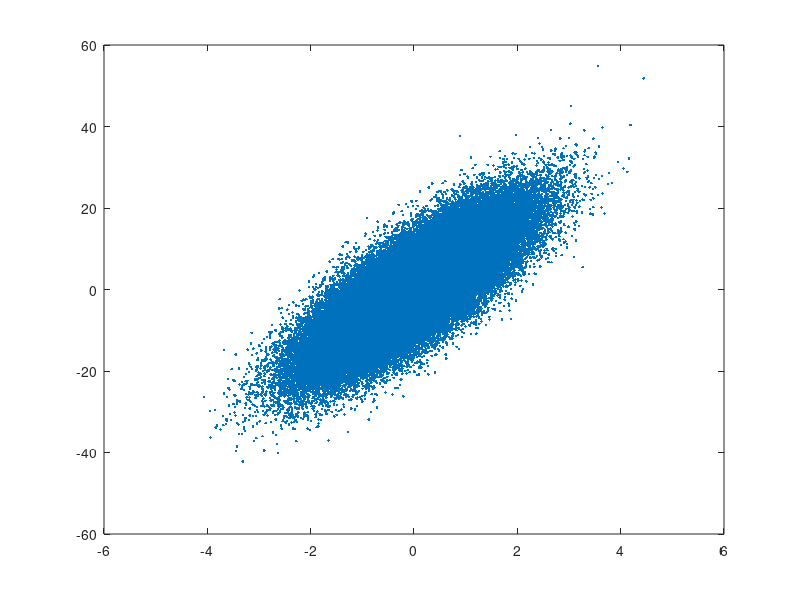
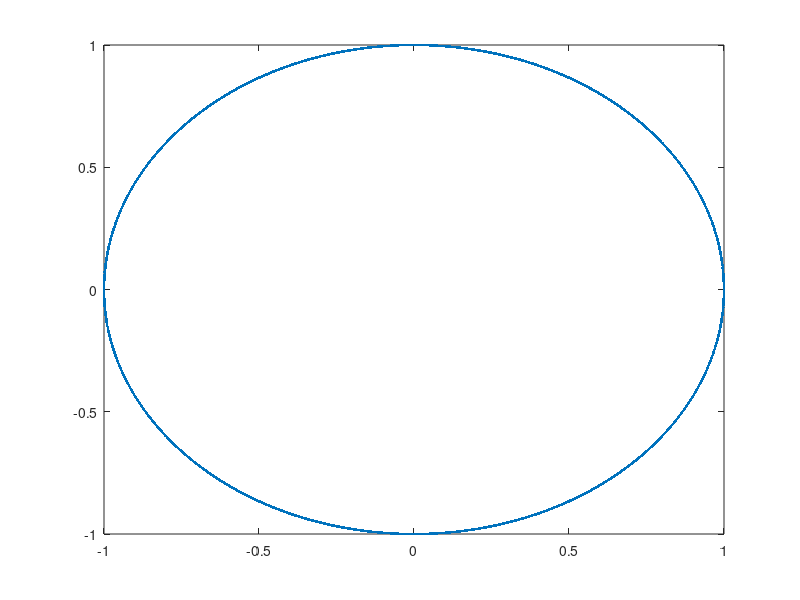
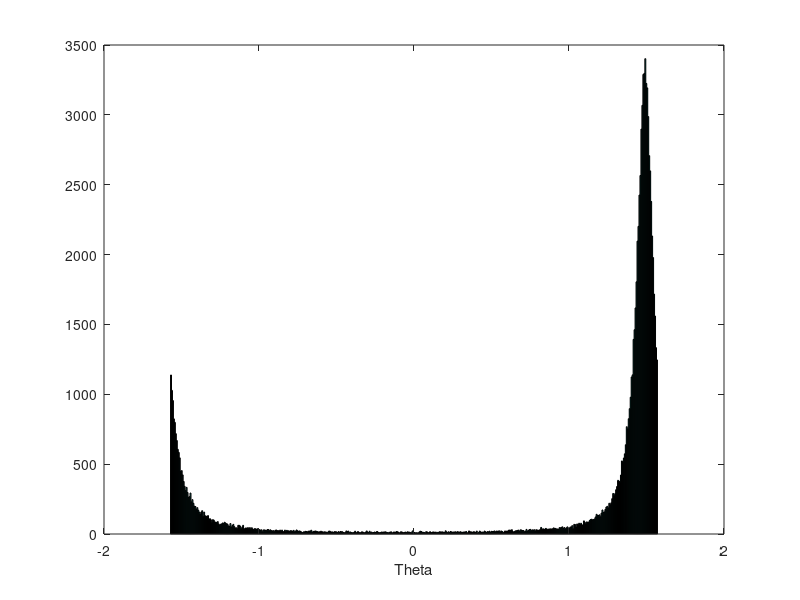
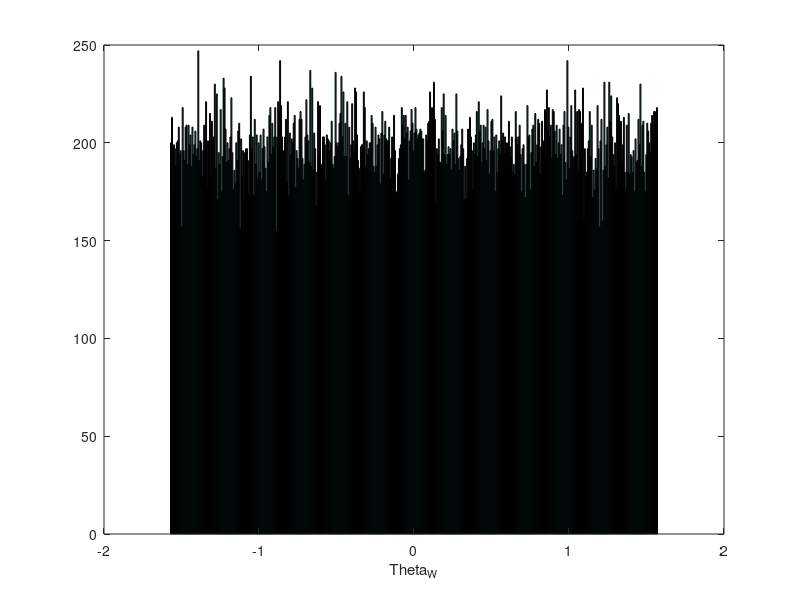

These figures' MATLAB source, in order:
% Compute density of Normalized Gaussian vector 
Sigma= [1 8; 8 100];
n = 100000;

[Z, T] = mvnrnd([0, 0]' , Sigma, n);

figure; plot(Z(:,1), Z(:,2), '.');

Z_norm = sqrt(sum(Z.^2, 2));

Z_u = Z ./ repmat(Z_norm, 1, 2);
figure; plot(Z_u(:,1), Z_u(:,2), '.');

Sigma_empir = cov(Z)
Sigma_u_empir = cov(Z_u)

[U, Lambda] = eig(Sigma)
[U_empir, Lambda_empir] = eig(Sigma_empir)

[U_u_empir, Lambda_u_empir] = eig(Sigma_u_empir)


W = ( inv(sqrt(Lambda)) * U' * Z')'

W_u = ( inv(sqrt(Lambda_u_empir)) * U_u_empir' * Z_u')'

cov(W_u)

Theta = atan(Z(:,2) ./  Z(:,1)); figure; hist(Theta, 500); xlabel('Theta'); 
Theta_W = atan(W(:,2) ./  W(:,1)); figure; hist(Theta_W, 500); xlabel('Theta_W'); 
Theta_u = atan(Z_u(:,2) ./  Z_u(:,1)); figure; hist(Theta_u, 500); xlabel('Theta_u'); 
Theta_W_u = atan(W_u(:,2) ./  W_u(:,1)); figure; hist(Theta_W_u, 500); xlabel('Theta_W_u'); 

[Z_s] = mvnrnd([0, 0]' , eye(2), n);
Z_s_norm = sqrt(sum(Z_s.^2, 2));

W_s = Z_s ./ repmat(Z_s_norm, 1, 2); 


cov(W_s)
Theta_W_s = atan(W_s(:,2) ./  W_s(:,1)); figure; hist(Theta_W_s, 500); xlabel('Theta_W'); 

